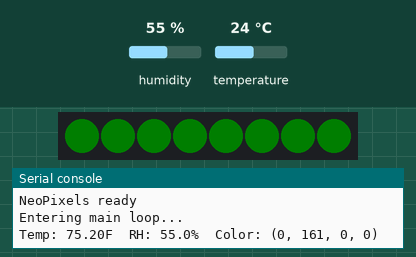
This program was run on a simulated CircuitPython board. Shown: 8 RGB LEDs in strip order, left to right, the last lines printed to the serial console. Inputs (shaded band) come from the test bench; at power-on: temperature 24 °C, humidity 55 %. Dim RGB values are drawn brighter than linear.

Above: at 1.2 s.
1.3 s: temperature set to 12 °C
At 2.7 s:
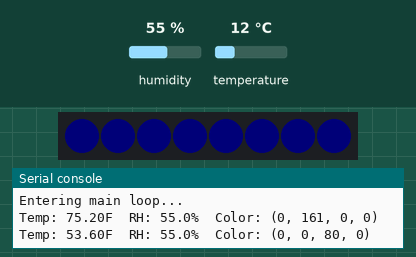
4.0 s: temperature set to 28 °C
At 4.3 s:
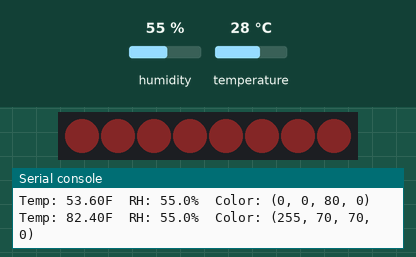
6.7 s: temperature set to 19 °C
At 8.6 s:
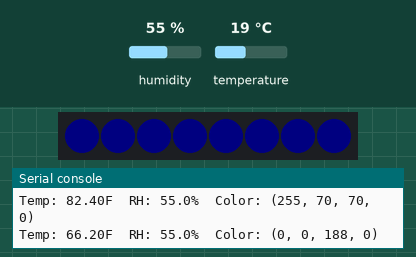
Timing chart, 0 to 10.1 s (numbered marks = the images above; inputs shaded):
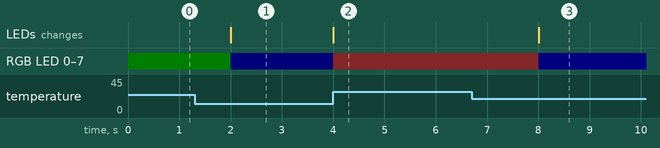

The program:

code.py
```python
import time
import board
import neopixel
import adafruit_sht4x

# ----------------------------
# NeoPixel settings (GRBW strip)
# ----------------------------
NUM_PIXELS = 8
PIXEL_PIN = board.D5
BRIGHTNESS = 0.03   # keep low for stability
UPDATE_SEC = 2.0

# ----------------------------
# Temperature → Color Scale (°F)
# ----------------------------
TEMP_COLOR_SCALE = [
    # 60–70°F: dark blue -> light blue
    (60.0,  (0,   0,  80, 0)),
    (70.0,  (0,   0, 255, 0)),

    # 70–80°F: dark green -> light green
    (70.0,  (0,  60,   0, 0)),
    (80.0,  (0, 255,   0, 0)),

    # 80–100°F: light red -> dark red
    (80.0,  (255,  80, 80, 0)),
    (100.0, (255,   0,  0, 0)),
]

# ----------------------------
# Utility functions
# ----------------------------
def lerp(a, b, t):
    return a + (b - a) * t

def lerp_color(c1, c2, t):
    return tuple(int(lerp(c1[i], c2[i], t)) for i in range(4))

def c_to_f(c):
    return c * 9.0 / 5.0 + 32.0

def color_for_temp_f(temp_f):
    if temp_f <= TEMP_COLOR_SCALE[0][0]:
        return TEMP_COLOR_SCALE[0][1]

    if temp_f >= TEMP_COLOR_SCALE[-1][0]:
        return TEMP_COLOR_SCALE[-1][1]

    for i in range(len(TEMP_COLOR_SCALE) - 1):
        t0, c0 = TEMP_COLOR_SCALE[i]
        t1, c1 = TEMP_COLOR_SCALE[i + 1]

        if t0 <= temp_f <= t1:
            t = (temp_f - t0) / (t1 - t0)
            return lerp_color(c0, c1, t)

    return TEMP_COLOR_SCALE[-1][1]

# ----------------------------
# Init
# ----------------------------
print("Booting...")

# ---- SHT41 ----
i2c = board.I2C()
sht = adafruit_sht4x.SHT4x(i2c)
sht.mode = adafruit_sht4x.Mode.NOHEAT_HIGHPRECISION
print("SHT41 initialized")

# ---- NeoPixels ----
pixels = neopixel.NeoPixel(
    PIXEL_PIN,
    NUM_PIXELS,
    brightness=BRIGHTNESS,
    auto_write=False,
    pixel_order=neopixel.GRBW,
)
pixels.fill((0, 0, 0, 0))
pixels.show()
print("NeoPixels ready")

last_color = None
print("Entering main loop...")

# ----------------------------
# Main Loop
# ----------------------------
while True:
    try:
        temp_c, rh = sht.measurements
        temp_f = c_to_f(temp_c)

        color = color_for_temp_f(temp_f)

        if color != last_color:
            pixels.fill(color)
            pixels.show()
            last_color = color

        print(
            f"Temp: {temp_f:.2f}F  "
            f"RH: {rh:.1f}%  "
            f"Color: {color}"
        )

    except Exception as e:
        print("Sensor error:", e)

    time.sleep(UPDATE_SEC)
```

Measured:
- after the input at 1.3 s, RGB LED 0–7: RGB(0, 4, 0) → RGB(0, 0, 2) after 0.70 s; the LEDs: change after 0.70 s (image 1)
- after the input at 4.0 s, RGB LED 0–7: RGB(0, 0, 2) → RGB(7, 2, 2) at once; the LEDs: change at once (image 2)
- after the input at 6.7 s, RGB LED 0–7: RGB(7, 2, 2) → RGB(0, 0, 5) after 1.3 s; the LEDs: change after 1.3 s (image 3)
